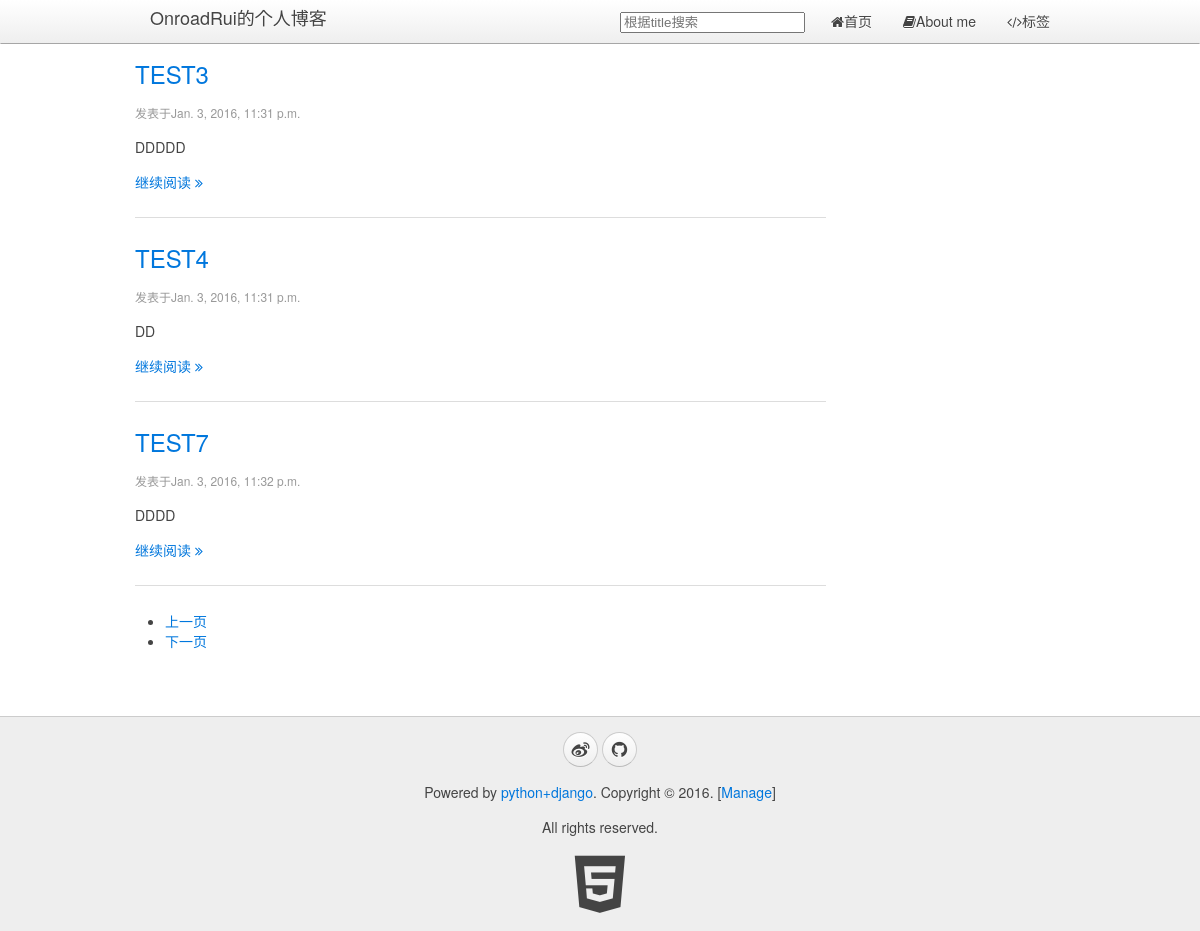
Screenshot of /?page=2 with the database file from the repository.
### ruiblog/models.py (models this page shows, shortened)
class BlogsPost(models.Model):
    title = models.CharField(max_length = 150)
    category = models.CharField(max_length=50,blank=True)
    summary = models.CharField(max_length=100,blank=True)
    body = models.TextField()
    timestamp = models.DateTimeField()

### ruiblog/views.py (the view)
# urls.py: url(r'^$', 'ruiblog.views.index', name='home'),
def index(request):
    blogs = BlogsPost.objects.all()
    page = request.GET.get('page')
    blog_list = pages(blogs,page,3)
    return render_to_response('index.html',{'blog_list':blog_list})

### ruiblog/views.py (called while the page is built)
def pages(datas,page,num):
    paginator = Paginator(datas,num)
    try:
        data_list = paginator.page(page)
    except PageNotAnInteger:
        data_list = paginator.page(1)
    except EmptyPage:
        data_list = paginator.paginator(paginator.num_pages)
    return data_list

### ruiblog/templates/index.html (shortened to what this page needs)
{% extends "base.html" %}
{% block content %}
    {% if error %}
        <h1 class='uk-width-medium-3-4'>没有相关题目的文章</h1>
    {% else %}
    <div class="uk-width-medium-3-4">
        {% for blog in blog_list %}
            <article class="uk-article">
                <h2><a href="/ruiblog/{{ blog.id}}/">{{ blog.title }}</a></h2>
                <p class="uk-article-meta">发表于{{blog.timestamp }}</p>
                <p>{{ blog.summary }}</p>
                <p><a href="/ruiblog/{{blog.id}}/">继续阅读 <i class="uk-icon-angle-double-right"></i></a></p>
            </article>
            <hr class="uk-article-divider">
        {% endfor %}
    {% endif %}
    {% if blog_list.object_list and blog_list.paginator.num_pages > 1 %}
      <div>
      <ul class="pager">
      {% if blog_list.has_previous %}
        <li><a href="?page={{ blog_list.previous_page_number }}">上一页</a></li>
      {% endif %}
      {% if blog_list.has_next %}
        <li><a href="?page={{ blog_list.next_page_number }}">下一页</a></li>
      {% endif %}
      </ul>
      </div>
    {% endif %}
    </div>
{% endblock %}

### rows the page displays
BlogsPost: title "TEST3", timestamp "Jan. 3, 2016, 11:31 p.m.", summary "DDDDD"
BlogsPost: title "TEST4", timestamp "Jan. 3, 2016, 11:31 p.m.", summary "DD"
BlogsPost: title "TEST7", timestamp "Jan. 3, 2016, 11:32 p.m.", summary "DDDD"
